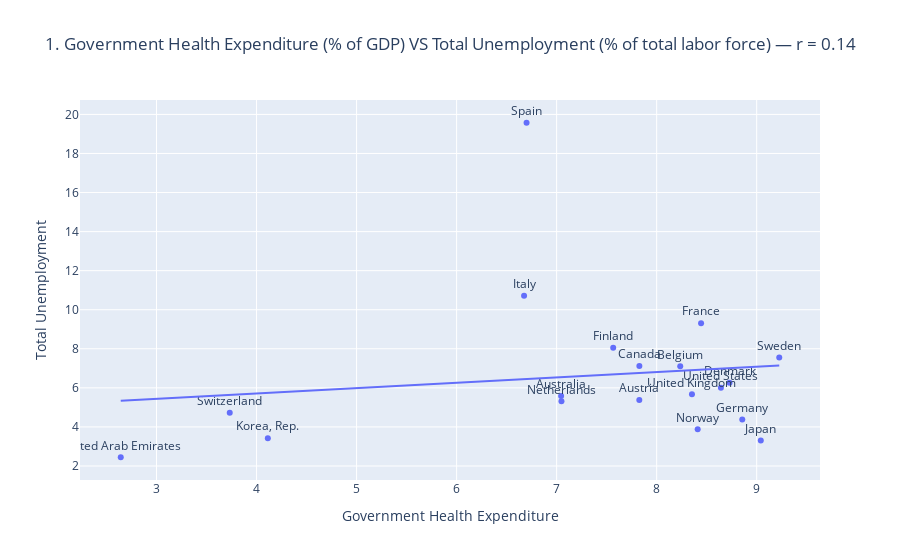

Here is the notebook cell this chart was saved with:
### Markdown cell above
## 4.2. Regression

### Code cell
# --- 1) Unemployment, Total ---

country_avg = (
    df.groupby("Country Name")[["GDP_GovHealthExp", "JOB_Unemp_Total"]]
      .mean(numeric_only=True)
      .dropna()
      .reset_index()
)
corr_val = country_avg["GDP_GovHealthExp"].corr(country_avg["JOB_Unemp_Total"])
fig_scatter = px.scatter(
    country_avg,
    x="GDP_GovHealthExp",
    y="JOB_Unemp_Total",
    text="Country Name",         # <- 인덱스 배열 대신 컬럼명 사용
    trendline="ols",             # statsmodels 미설치면 이 줄 제거
    title=f"1. Government Health Expenditure (% of GDP) VS Total Unemployment (% of total labor force) — r = {corr_val:.2f}",
    labels={
        "GDP_GovHealthExp": "Government Health Expenditure",
        "JOB_Unemp_Total": "Total Unemployment"
    }
)
fig_scatter.update_traces(textposition="top center")
fig_scatter.show()

# --- 2) Youth Unemployment ----

country_avg = (
    df.groupby("Country Name")[["GDP_GovHealthExp", "JOB_Unemp_Youth_Total"]]
      .mean(numeric_only=True)
      .dropna()
      .reset_index()
)
corr_val = country_avg["GDP_GovHealthExp"].corr(country_avg["JOB_Unemp_Youth_Total"])
fig_scatter = px.scatter(
    country_avg,
    x="GDP_GovHealthExp",
    y="JOB_Unemp_Youth_Total",
    text="Country Name",         # <- 인덱스 배열 대신 컬럼명 사용
    trendline="ols",             # statsmodels 미설치면 이 줄 제거
    title=f"2. Government Health Expenditure (% of GDP) VS Youth Unemployment (% of total labor force) — r = {corr_val:.2f}",
    labels={
        "GDP_GovHealthExp": "Government Health Expenditure",
        "JOB_Unemp_Youth_Total": "Youth Unemployment (Ages 15-24)"
    }
)
fig_scatter.update_traces(textposition="top center")
fig_scatter.show()

# --- 3) VulnerableEmployment ---

country_avg = (
    df.groupby("Country Name")[["GDP_GovHealthExp", "JOB_VulnerableEmployment_Total"]]
      .mean(numeric_only=True)
      .dropna()
      .reset_index()
)
corr_val = country_avg["GDP_GovHealthExp"].corr(country_avg["JOB_VulnerableEmployment_Total"])
fig_scatter = px.scatter(
    country_avg,
    x="GDP_GovHealthExp",
    y="JOB_VulnerableEmployment_Total",
    text="Country Name",         # <- 인덱스 배열 대신 컬럼명 사용
    trendline="ols",             # statsmodels 미설치면 이 줄 제거
    title=f"3. Government Health Expenditure (% of GDP) VS Vulnerable Employment (% of total employment) — r = {corr_val:.2f}",
    labels={
        "GDP_GovHealthExp": "Government Health Expenditure",
        "JOB_VulnerableEmployment_Total": "Vulnerable employees"
    }
)
fig_scatter.update_traces(textposition="top center")
fig_scatter.show()

# --- 4) Part_Time_Total ---

country_avg = (
    df.groupby("Country Name")[["GDP_GovHealthExp", "JOB_Part_Time_Total"]]
      .mean(numeric_only=True)
      .dropna()
      .reset_index()
)
corr_val = country_avg["GDP_GovHealthExp"].corr(country_avg["JOB_Part_Time_Total"])
fig_scatter = px.scatter(
    country_avg,
    x="GDP_GovHealthExp",
    y="JOB_Part_Time_Total",
    text="Country Name",         # <- 인덱스 배열 대신 컬럼명 사용
    trendline="ols",             # statsmodels 미설치면 이 줄 제거
    title=f"4. Government Health Expenditure (% of GDP) VS Part Time Employment (% of total employment) — r = {corr_val:.2f}",
    labels={
        "GDP_GovHealthExp": "Government Health Expenditure",
        "JOB_Part_Time_Total": "Part time employmees"
    }
)
fig_scatter.update_traces(textposition="top center")
fig_scatter.show()

# --- 5) JOB_Self_employed_Total ---

country_avg = (
    df.groupby("Country Name")[["GDP_GovHealthExp", "JOB_Self_employed_Total"]]
      .mean(numeric_only=True)
      .dropna()
      .reset_index()
)
corr_val = country_avg["GDP_GovHealthExp"].corr(country_avg["JOB_Self_employed_Total"])
fig_scatter = px.scatter(
    country_avg,
    x="GDP_GovHealthExp",
    y="JOB_Self_employed_Total",
    text="Country Name",         # <- 인덱스 배열 대신 컬럼명 사용
    trendline="ols",             # statsmodels 미설치면 이 줄 제거
    title=f"5. Government Health Expenditure (% of GDP) VS Self_Employed (% of total employment) — r = {corr_val:.2f}",
    labels={
        "GDP_GovHealthExp": "Government Health Expenditure",
        "JOB_Self_employed_Total": "Self_employed"
    }
)
fig_scatter.update_traces(textposition="top center")
fig_scatter.show()

# --- 6) JOB_Contracters_Total ---

country_avg = (
    df.groupby("Country Name")[["GDP_GovHealthExp", "JOB_Contracters_Total"]]
      .mean(numeric_only=True)
      .dropna()
      .reset_index()
)
corr_val = country_avg["GDP_GovHealthExp"].corr(country_avg["JOB_Contracters_Total"])
fig_scatter = px.scatter(
    country_avg,
    x="GDP_GovHealthExp",
    y="JOB_Contracters_Total",
    text="Country Name",         # <- 인덱스 배열 대신 컬럼명 사용
    trendline="ols",             # statsmodels 미설치면 이 줄 제거
    title=f"6. Government Health Expenditure (% of GDP) VS Wage and Salaried Workers (% of total employment) — r = {corr_val:.2f}",
    labels={
        "GDP_GovHealthExp": "Government Health Expenditure",
        "JOB_Contracters_Total": "Wage and salaried employees"
    }
)
fig_scatter.update_traces(textposition="top center")
fig_scatter.show()

### Figure 1 — Plotly figure (JSON) as saved in the notebook; plotly's stock layout.template omitted (floating-point values rounded to 4 significant figures)
{"data": [{"hovertemplate": "Government Health Expenditure=%{x}<br>Total Unemployment=%{y}<br>Country Name=%{text}<extra></extra>", "legendgroup": "", "marker": {"color": "#636efa", "symbol": "circle"}, "mode": "markers+text", "name": "", "orientation": "v", "showlegend": false, "text": ["Australia", "Austria", "Belgium", "Canada", "Denmark", "Finland", "France", "Germany", "Italy", "Japan", "Korea, Rep.", "Netherlands", "Norway", "Spain", "Sweden", "Switzerland", "United Arab Emirates", "United Kingdom", "United States"], "textposition": "top center", "type": "scatter", "x": [7.045, 7.826, 8.235, 7.827, 8.728, 7.565, 8.444, 8.856, 6.675, 9.041, 4.113, 7.048, 8.41, 6.699, 9.225, 3.732, 2.642, 8.353, 8.642], "xaxis": "x", "y": [5.585, 5.379, 7.103, 7.12, 6.255, 8.054, 9.308, 4.378, 10.71, 3.303, 3.42, 5.31, 3.877, 19.57, 7.558, 4.721, 2.447, 5.668, 6.003], "yaxis": "y"}, {"hovertemplate": "<b>OLS trendline</b><br>JOB_Unemp_Total = 0.27245 * GDP_GovHealthExp + 4.62501<br>R<sup>2</sup>=0.018459<br><br>Government Health Expenditure=%{x}<br>Total Unemployment=%{y} <b>(trend)</b><extra></extra>", "legendgroup": "", "marker": {"color": "#636efa", "symbol": "circle"}, "mode": "lines", "name": "", "showlegend": false, "textposition": "top center", "type": "scatter", "x": [2.642, 3.732, 4.113, 6.675, 6.699, 7.045, 7.048, 7.565, 7.826, 7.827, 8.235, 8.353, 8.41, 8.444, 8.642, 8.728, 8.856, 9.041, 9.225], "xaxis": "x", "y": [5.345, 5.642, 5.746, 6.443, 6.45, 6.544, 6.545, 6.686, 6.757, 6.757, 6.869, 6.901, 6.916, 6.926, 6.98, 7.003, 7.038, 7.088, 7.138], "yaxis": "y"}], "layout": {"legend": {"tracegroupgap": 0}, "title": {"text": "1. Government Health Expenditure (% of GDP) VS Total Unemployment (% of total labor force) — r = 0.14"}, "xaxis": {"anchor": "y", "domain": [0, 1], "title": {"text": "Government Health Expenditure"}}, "yaxis": {"anchor": "x", "domain": [0, 1], "title": {"text": "Total Unemployment"}}}}
